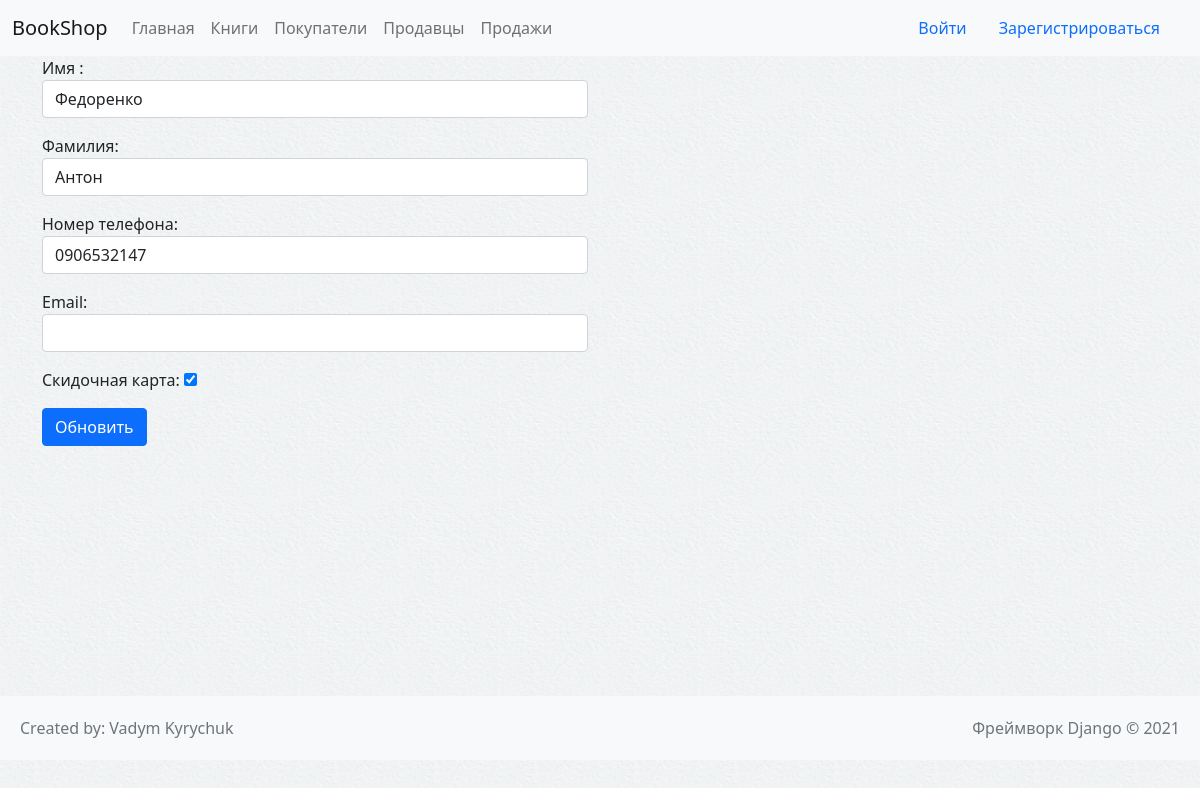
Screenshot of /customer/1 with the database file from the repository.
### books/models.py (models this page shows, shortened)
class Customer(models.Model):
    first_name = models.CharField(max_length=64, blank=False, verbose_name='Имя')
    last_name = models.CharField(max_length=64, blank=False, verbose_name='Фамилия')
    phone = models.CharField(max_length=20, blank=False, unique=True, verbose_name='Номер телефона')
    email = models.EmailField(blank=True, verbose_name='Email')
    discount = models.BooleanField(default=0, blank=False, verbose_name='Скидка')
    class Meta:
        verbose_name = 'Покупатель'
        verbose_name_plural = 'Покупатели'

### books/views.py (the view, shortened to what this page needs)
# urls.py: path('customer/<int:customer_id>', update_customer, name='update_customer'),
def update_customer(request, customer_id):
    if request.method == 'GET':
        upd_customer = get_object_or_404(pk=int(customer_id), klass=Customer)
        form = UpdateCustomer(instance=upd_customer)
    return render(request, 'update_customer.html', {'form': form, 'customer_id': customer_id})

### books/forms.py
class UpdateCustomer(forms.ModelForm):
    class Meta:
        model = Customer
        fields = '__all__'
        labels = {
            'first_name': 'Имя ',
            'last_name': 'Фамилия',
            'phone': 'Номер телефона',
            'email': 'Email',
            'discount': 'Скидочная карта'
        }
        widgets = {
            'first_name': forms.TextInput(attrs={'class': 'form-control'}),
            'last_name': forms.TextInput(attrs={'class': 'form-control'}),
            'phone': forms.TextInput(attrs={'class': 'form-control'}),
            'email': forms.EmailInput(attrs={'class': 'form-control'}),
            'discount': forms.CheckboxInput()
        }

### templates/update_customer.html (shortened to what this page needs)
{% extends './partials/base.html' %}
{% block content %}
<div class="container" style="min-height: 80vh">
    <div class="row">
        <div class="col-6">
            <form method="post">
                {{form.as_p}}
                <button class="btn btn-primary">Обновить</button>
            </form>
        </div>
    </div>
</div>
{% endblock %}

### static/style.css (style rules this page uses)
body { height: 100%; width: 100%; background: url("bg.png"); }

### rows the page displays
Customer: first_name "Федоренко", last_name "Антон", phone "0906532147", discount "☑"
